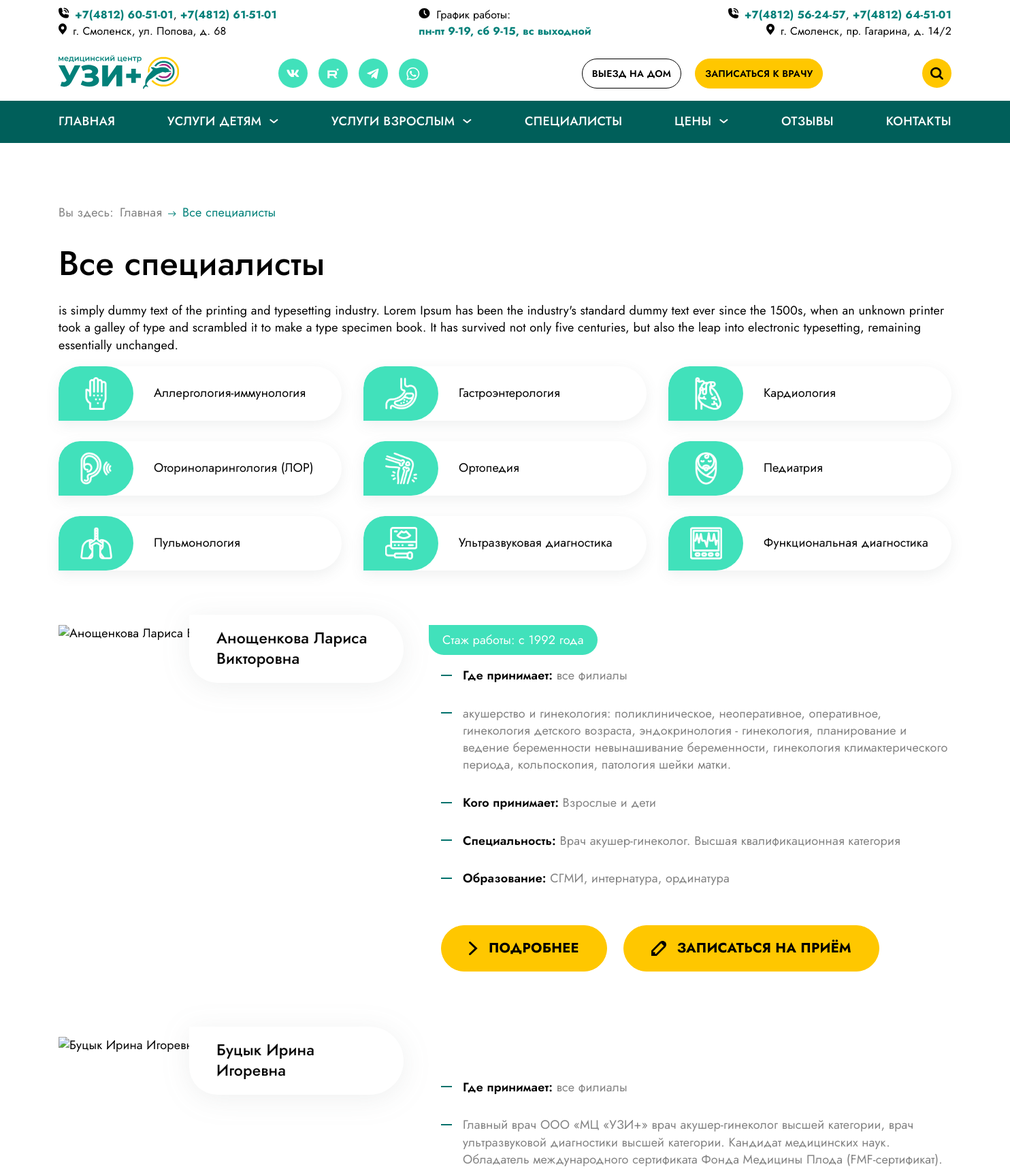
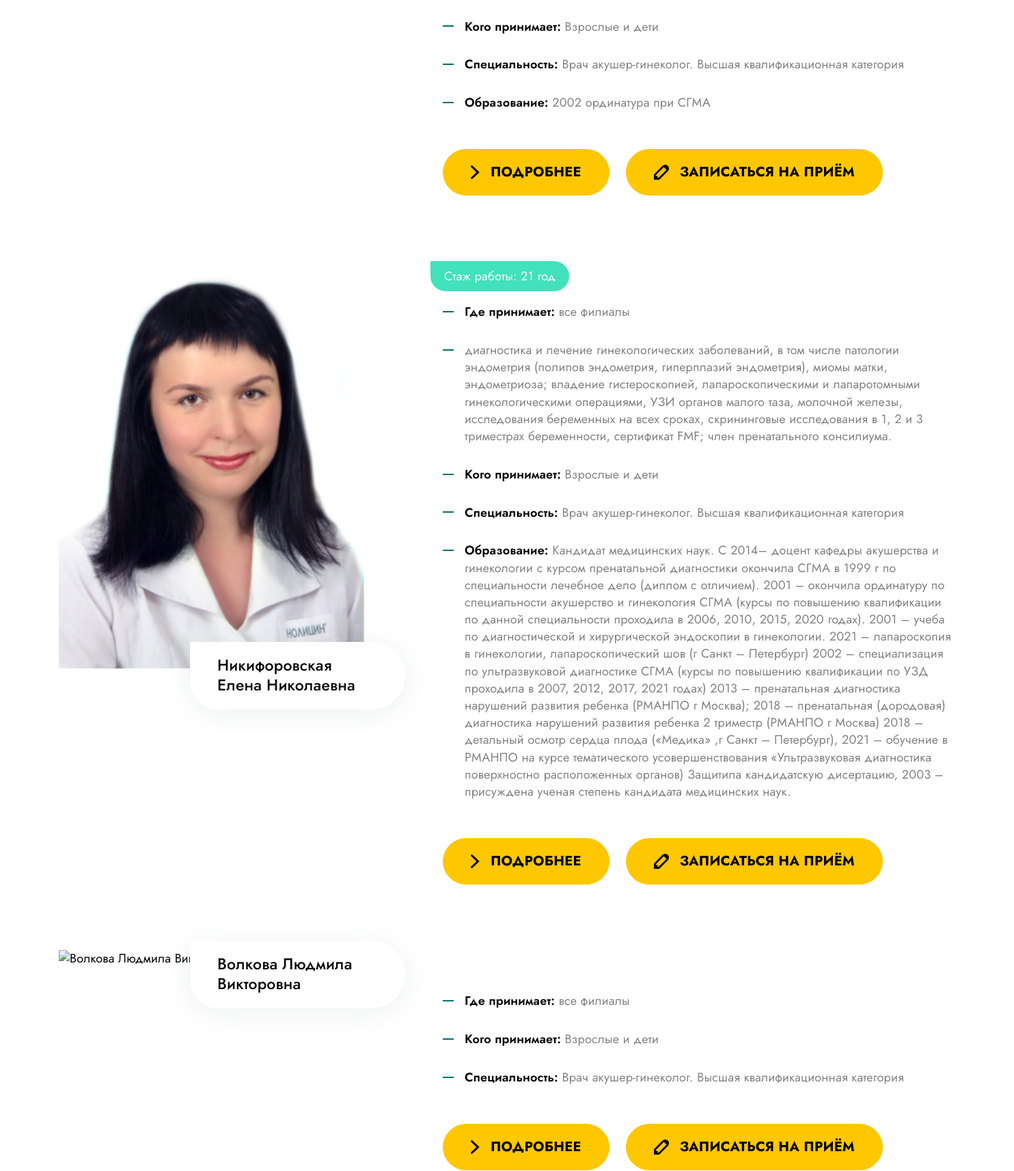
Screenshot of /all-specialists.php (upper part) with the database file from the repository (2 pictures, top to bottom).
### tables this page shows
CREATE TABLE `doctors` (
  `id` int(11) NOT NULL,
  `name` varchar(150) NOT NULL,
  `photo` varchar(250) NOT NULL,
  `education` text NOT NULL COMMENT 'Образование',
  `work_experience` varchar(100) NOT NULL COMMENT 'Стаж',
  `text` text NOT NULL,
  `specialization` text NOT NULL,
  `children` tinyint(1) NOT NULL
);

### templates/_leading-specialists-card.php (the view, shortened to what this page needs)
<article class="leading-specialists">
  <div class="grid">
    <div class="left">
      <div class="photo">
        <?php if($item['photo']) :  ?>
          <img src="<?php echo$item['photo']; ?>" alt="<?php echo$item['name']; ?>" width="448">
        <?php else:  ?>
          <img src="./img/people/temporary-photo.jpg" alt="<?php echo$item['name']; ?>" width="448">
        <?php endif; ?>
      </div>
      <span class="name"><?php echo$item['name']; ?></span>
    </div>
    <div class="right">
      <?php if($item['work_experience']) :  ?>
      <span class="experience">Стаж работы: <?php echo$item['work_experience']; ?></span>
      <?php endif; ?>
      <div class="text">
        <ul>
          <li><strong>Где принимает:</strong> все филиалы</li>
          <?php if($item['specialization']) :  ?>
          <li><?php echo$item['specialization']; ?></li>
          <?php endif; ?>
          <li><strong>Кого принимает:</strong> Взрослые и дети</li>
          <li><strong>Специальность:</strong> Врач акушер-гинеколог. Высшая квалификационная категория</li>
          <?php if($item['education']) :  ?>
          <li><strong>Образование:</strong> <?php echo$item['education']; ?></li>
          <?php endif; ?>
        </ul>
      </div>
      <div class="buttons">
      <a href="#" class="button button--icon">
          Подробнее</a>
        <a href="#" class="button button--icon">
          Записаться на приём</a>
      </div>
    </div>
  </div>
</article>

### all-specialists.php (shortened to what this page needs)
<?php
require_once('config.php');
  $sql = "SELECT * FROM `doctors`";
  $result = $data_base->query($sql);
  $doctors = $result->fetchAll(PDO::FETCH_ASSOC);
include "./templates/_head.php";
include "./templates/_header.php";
?>
<main>
  <section class="all-specialists section">
    <div class="wrapper">
      <ul class="breadcrumbs">
        <li>Вы здесь:<a href="./index.php"><span>Главная</span></a></li>
        <li><a><span>Все специалисты</span></a></li>
      </ul>
      <br>
      <h1 class="title">Все специалисты</h1>
      <p class="all-specialists__lead">is simply dummy text of the printing and typesetting industry. Lorem Ipsum has
        been the industry's standard dummy text ever since the 1500s, when an unknown printer took a galley of type and
        scrambled it to make a type specimen book. It has survived not only five centuries, but also the leap into
        electronic typesetting, remaining essentially unchanged.</p>
      <div class="service-preview">
        <ul class="service-preview__list">
          <li class="service-preview__item">
            <a href="#" class="service-preview__link">
              <div class="service-preview__icon">
                <img src="./img/services/allergologiya-immunologiya.svg" alt="">
              </div>
              <p class="service-preview__text">Аллергология-иммунология</p>
            </a>
          </li>
          <li class="service-preview__item">
            <a href="#" class="service-preview__link">
              <div class="service-preview__icon">
                <img src="./img/services/gastroenterologiya.svg" alt="">
              </div>
              <p class="service-preview__text">Гастроэнтерология</p>
            </a>
          </li>
          <li class="service-preview__item">
            <a href="#" class="service-preview__link">
              <div class="service-preview__icon">
                <img src="./img/services/kardiologiya.svg" alt="">
              </div>
              <p class="service-preview__text">Кардиология</p>
            </a>
          </li>
          <li class="service-preview__item">
            <a href="#" class="service-preview__link">
              <div class="service-preview__icon">
                <img src="./img/services/otorinolaringologiya.svg" alt="">
              </div>
              <p class="service-preview__text">Оториноларингология (ЛОР)</p>
            </a>
          </li>
          <li class="service-preview__item">
            <a href="#" class="service-preview__link">
              <div class="service-preview__icon">
                <img src="./img/services/ortopediya.svg" alt="">
              </div>
              <p class="service-preview__text">Ортопедия</p>
            </a>
          </li>
          <li class="service-preview__item">
            <a href="#" class="service-preview__link">
              <div class="service-preview__icon">
                <img src="./img/services/pediatriya.svg" alt="">
              </div>
              <p class="service-preview__text">Педиатрия</p>
            </a>
          </li>
          <li class="service-preview__item">
            <a href="#" class="service-preview__link">
              <div class="service-preview__icon">
                <img src="./img/services/pulmonologiya.svg" alt="">
              </div>
              <p class="service-preview__text">Пульмонология</p>
            </a>
          </li>
          <li class="service-preview__item">
            <a href="#" class="service-preview__link">
              <div class="service-preview__icon">
                <img src="./img/services/ultrazvukovaya-diagnostika.svg" alt="">
              </div>
              <p class="service-preview__text">Ультразвуковая диагностика</p>
            </a>
          </li>
          <li class="service-preview__item">
            <a href="#" class="service-preview__link">
              <div class="service-preview__icon">
                <img src="./img/services/funkcionalnaya-diagnostika.svg" alt="">
              </div>
              <p class="service-preview__text">Функциональная диагностика</p>
            </a>
          </li>
        </ul>
      </div>
      <div class="all-specialists__grid">
      <?php
        foreach( $doctors as $item) {
        include "./templates/_leading-specialists-card.php";
      };
      ?>
      </div>
    </div>
  </section>
  <?php include "./templates/_footer.php"; ?>

### rows the page displays
doctors: name "Анощенкова Лариса Викторовна", work_experience "с 1992 года", specialization "акушерство и гинекология: поликлиническое, неоперативное, оперативное, гинекология детского возраста, эндокринология - гинекология, планирование и ведение беременности невынашивание беременности, гинекология климактерического периода, кольпоскопия, патология шейки матки.", education "СГМИ, интернатура, ординатура"
doctors: name "Буцык Ирина Игоревна", specialization "Главный врач ООО «МЦ «УЗИ+» врач акушер-гинеколог высшей категории, врач ультразвуковой диагностики высшей категории. Кандидат медицинских наук. Обладатель международного сертификата Фонда Медицины Плода (FMF-сертификат).", education "2002 ординатура при СГМА"
doctors: photo (picture), name "Никифоровская Елена Николаевна", work_experience "21 год", specialization "диагностика и лечение гинекологических заболеваний, в том числе патологии эндометрия (полипов эндометрия, гиперплазий эндометрия), миомы матки, эндометриоза; владение гистероскопией, лапароскопическими и лапаротомными гинекологическими операциями, УЗИ органов малого таза, молочной железы, исследования беременных на всех сроках, скрининговые исследования в 1, 2 и 3 триместрах беременности, сертификат FMF; член пренатального консилиума.", education "Кандидат медицинских наук. С 2014– доцент кафедры акушерства и гинекологии с курсом пренатальной диагностики окончила СГМА в 1999 г по специальности лечебное дело (диплом с отличием). 2001 – окончила ординатуру по специальности акушерство и гинекология СГМА (курсы по повышению квалификации по данной специальности проходила в 2006, 2010, 2015, 2020 годах). 2001 – учеба по диагностической и хирургической эндоскопии в гинекологии. 2021 – лапароскопия в гинекологии, лапароскопический шов (г Санкт – Петербург) 2002 – специализация по ультразвуковой диагностике СГМА (курсы по повышению квалификации по УЗД проходила в 2007, 2012, 2017, 2021 годах) 2013 – пренатальная диагностика нарушений развития…"
doctors: name "Волкова Людмила Викторовна"
